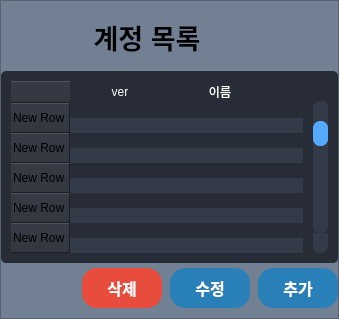
        <widget class="QFrame" name="main_item">
         <property name="styleSheet">
          <string notr="true">background-color: rgb(40, 44, 52);</string>
         </property>
         <property name="frameShape">
          <enum>QFrame::NoFrame</enum>
         </property>
         <property name="frameShadow">
          <enum>QFrame::Raised</enum>
         </property>
         <layout class="QVBoxLayout" name="verticalLayout_5">
          <property name="spacing">
           <number>0</number>
          </property>
          <property name="leftMargin">
           <number>0</number>
          </property>
          <property name="topMargin">
           <number>0</number>
          </property>
          <property name="rightMargin">
           <number>0</number>
          </property>
          <property name="bottomMargin">
           <number>0</number>
          </property>
          <item>
           <widget class="QStackedWidget" name="stackedWidget">
            <property name="styleSheet">
             <string notr="true"/>
            </property>
            <property name="currentIndex">
             <number>1</number>
            </property>
            <widget class="QWidget" name="home_page">
             <property name="styleSheet">
              <string notr="true"/>
             </property>
             <layout class="QVBoxLayout" name="verticalLayout_6">
              <property name="spacing">
               <number>0</number>
              </property>
              <property name="leftMargin">
               <number>0</number>
              </property>
              <property name="topMargin">
               <number>0</number>
              </property>
              <property name="rightMargin">
               <number>0</number>
              </property>
              <property name="bottomMargin">
               <number>0</number>
              </property>
              <item alignment="Qt::AlignHCenter|Qt::AlignVCenter">
               <widget class="QLabel" name="label">
                <property name="font">
                 <font>
                  <pointsize>50</pointsize>
                  <weight>75</weight>
                  <bold>true</bold>
                 </font>
                </property>
                <property name="text">
                 <string>HOME</string>
                </property>
                <property name="alignment">
                 <set>Qt::AlignCenter</set>
                </property>
               </widget>
              </item>
             </layout>
            </widget>
            <widget class="QWidget" name="account_page">
             <property name="styleSheet">
              <string notr="true"/>
             </property>
             <layout class="QVBoxLayout" name="verticalLayout_4">
              <property name="spacing">
               <number>0</number>
              </property>
              <property name="leftMargin">
               <number>0</number>
              </property>
              <property name="topMargin">
               <number>0</number>
              </property>
              <property name="rightMargin">
               <number>0</number>
              </property>
              <property name="bottomMargin">
               <number>0</number>
              </property>
              <item>
               <widget class="QFrame" name="account_content">
                <property name="font">
                 <font>
                  <pointsize>12</pointsize>
                 </font>
                </property>
                <property name="styleSheet">
                 <string notr="true">background-color: #718093;</string>
                </property>
                <property name="frameShape">
                 <enum>QFrame::StyledPanel</enum>
                </property>
                <property name="frameShadow">
                 <enum>QFrame::Raised</enum>
                </property>
                <layout class="QHBoxLayout" name="horizontalLayout_8">
                 <property name="spacing">
                  <number>0</number>
                 </property>
                 <property name="leftMargin">
                  <number>0</number>
                 </property>
                 <property name="topMargin">
                  <number>0</number>
                 </property>
                 <property name="rightMargin">
                  <number>0</number>
                 </property>
                 <property name="bottomMargin">
                  <number>10</number>
                 </property>
                 <item>
                  <widget class="QFrame" name="acount_list">
                   <property name="sizePolicy">
                    <sizepolicy hsizetype="Preferred" vsizetype="Preferred">
                     <horstretch>0</horstretch>
                     <verstretch>0</verstretch>
                    </sizepolicy>
                   </property>
                   <property name="minimumSize">
                    <size>
                     <width>300</width>
                     <height>0</height>
                    </size>
                   </property>
                   <property name="maximumSize">
                    <size>
                     <width>700</width>
                     <height>16777215</height>
                    </size>
                   </property>
                   <property name="styleSheet">
                    <string notr="true">QFrame {
	border:none;
}</string>
                   </property>
                   <property name="frameShape">
                    <enum>QFrame::StyledPanel</enum>
                   </property>
                   <property name="frameShadow">
                    <enum>QFrame::Raised</enum>
                   </property>
                   <layout class="QVBoxLayout" name="verticalLayout_7">
                    <property name="spacing">
                     <number>0</number>
                    </property>
                    <property name="leftMargin">
                     <number>0</number>
                    </property>
                    <property name="topMargin">
                     <number>0</number>
                    </property>
                    <property name="rightMargin">
                     <number>0</number>
                    </property>
                    <property name="bottomMargin">
                     <number>0</number>
                    </property>
                    <item>
                     <widget class="QFrame" name="account_title_div">
                      <property name="minimumSize">
                       <size>
                        <width>0</width>
                        <height>70</height>
                       </size>
                      </property>
                      <property name="frameShape">
                       <enum>QFrame::StyledPanel</enum>
                      </property>
                      <property name="frameShadow">
                       <enum>QFrame::Raised</enum>
                      </property>
                      <layout class="QVBoxLayout" name="verticalLayout_8">
                       <property name="spacing">
                        <number>0</number>
                       </property>
                       <property name="leftMargin">
                        <number>0</number>
                       </property>
                       <property name="topMargin">
                        <number>0</number>
                       </property>
                       <property name="rightMargin">
                        <number>0</number>
                       </property>
                       <property name="bottomMargin">
                        <number>9</number>
                       </property>
                       <item>
                        <widget class="QLabel" name="account_title">
                         <property name="font">
                          <font>
                           <pointsize>20</pointsize>
                           <weight>75</weight>
                           <italic>false</italic>
                           <bold>true</bold>
                           <underline>false</underline>
                           <strikeout>false</strikeout>
                          </font>
                         </property>
                         <property name="layoutDirection">
                          <enum>Qt::LeftToRight</enum>
                         </property>
                         <property name="styleSheet">
                          <string notr="true">padding-top: 10px;</string>
                         </property>
                         <property name="text">
                          <string>계정 목록      </string>
                         </property>
                         <property name="alignment">
                          <set>Qt::AlignCenter</set>
                         </property>
                        </widget>
                       </item>
                      </layout>
                     </widget>
                    </item>
                    <item>
                     <widget class="QFrame" name="account_table_div">
                      <property name="styleSheet">
                       <string notr="true">background-color: rgb(39, 44, 54);
border-radius: 7px;</string>
                      </property>
                      <property name="frameShape">
                       <enum>QFrame::StyledPanel</enum>
                      </property>
                      <property name="frameShadow">
                       <enum>QFrame::Raised</enum>
                      </property>
                      <layout class="QHBoxLayout" name="horizontalLayout_11">
                       <property name="spacing">
                        <number>0</number>
                       </property>
                       <property name="leftMargin">
                        <number>0</number>
                       </property>
                       <property name="topMargin">
                        <number>0</number>
                       </property>
                       <property name="rightMargin">
                        <number>0</number>
                       </property>
                       <property name="bottomMargin">
                        <number>0</number>
                       </property>
                       <item>
                        <widget class="QTableWidget" name="account_table">
                         <property name="sizePolicy">
                          <sizepolicy hsizetype="Expanding" vsizetype="Expanding">
                           <horstretch>0</horstretch>
                           <verstretch>0</verstretch>
                          </sizepolicy>
                         </property>
                         <property name="minimumSize">
                          <size>
                           <width>0</width>
                           <height>0</height>
                          </size>
                         </property>
                         <property name="font">
                          <font>
                           <pointsize>11</pointsize>
                           <weight>50</weight>
                           <bold>false</bold>
                           <underline>false</underline>
                          </font>
                         </property>
                         <property name="accessibleDescription">
                          <string/>
                         </property>
                         <property name="styleSheet">
                          <string notr="true">QTableWidget {	
	background-color: rgb(39, 44, 54);
	padding: 10px;
	border: none;
	color: rgb(255, 255, 255);
	border-radius: 5px;
}
QTableWidget::item{
	border-top: 15px solid rgb(39, 44, 54);
	background-color: rgb(52, 59, 72);
}
QTableWidget::item:selected{
	background-color: rgb(85, 170, 255);
}
QHeaderView::section:horizontal
{
	background-color: rgb(39, 44, 54);
	color: rgb(255, 255, 255);
	border: none;
}
QHeaderView::section:vertical
{
	max-width: 30px;
}
QScrollBar:vertical {
	border: none;
    background: rgb(52, 59, 72);
    width: 25px;
    margin: 20px 0 20px 10px;
	border-top-left-radius: 7px;
    border-top-right-radius: 7px;
 }
 QScrollBar::handle:vertical {	
	background: rgb(85, 170, 255);
    min-height: 25px;
	margin-top: 20px;
	border-radius: 7px;
 }
 QScrollBar::add-line:vertical {
    border: none;
    background: rgb(52, 59, 72);
	margin-top : 10px;
	margin-left: 10px;
    height: 20px;
	border-bottom-left-radius: 7px;
    border-bottom-right-radius: 7px;
    subcontrol-position: bottom;
    subcontrol-origin: margin;
 }
 QScrollBar::sub-line:vertical {
	border: none;
    background: rgb(52, 59, 72);
	margin-left: 10px;
	margin-top: 20px;
    height: 20px;
	border-top-left-radius: 7px;
    border-top-right-radius: 7px;
    subcontrol-position: top;
    subcontrol-origin: margin;
}
</string>
                         </property>
                         <property name="inputMethodHints">
                          <set>Qt::ImhNone</set>
                         </property>
                         <property name="frameShape">
                          <enum>QFrame::NoFrame</enum>
                         </property>
                         <property name="verticalScrollBarPolicy">
                          <enum>Qt::ScrollBarAsNeeded</enum>
                         </property>
                         <property name="horizontalScrollBarPolicy">
                          <enum>Qt::ScrollBarAlwaysOff</enum>
                         </property>
                         <property name="sizeAdjustPolicy">
                          <enum>QAbstractScrollArea::AdjustIgnored</enum>
                         </property>
                         <property name="autoScroll">
                          <bool>true</bool>
                         </property>
                         <property name="editTriggers">
                          <set>QAbstractItemView::NoEditTriggers</set>
                         </property>
                         <property name="dragDropOverwriteMode">
                          <bool>true</bool>
                         </property>
                         <property name="defaultDropAction">
                          <enum>Qt::IgnoreAction</enum>
                         </property>
                         <property name="alternatingRowColors">
                          <bool>false</bool>
                         </property>
                         <property name="selectionMode">
                          <enum>QAbstractItemView::SingleSelection</enum>
                         </property>
                         <property name="selectionBehavior">
                          <enum>QAbstractItemView::SelectRows</enum>
                         </property>
                         <property name="textElideMode">
                          <enum>Qt::ElideRight</enum>
                         </property>
                         <property name="verticalScrollMode">
                          <enum>QAbstractItemView::ScrollPerItem</enum>
                         </property>
                         <property name="showGrid">
                          <bool>false</bool>
                         </property>
                         <property name="gridStyle">
                          <enum>Qt::SolidLine</enum>
                         </property>
                         <property name="sortingEnabled">
                          <bool>false</bool>
                         </property>
                         <attribute name="horizontalHeaderVisible">
                          <bool>true</bool>
                         </attribute>
                         <attribute name="horizontalHeaderCascadingSectionResizes">
                          <bool>true</bool>
                         </attribute>
                         <attribute name="horizontalHeaderMinimumSectionSize">
                          <number>50</number>
                         </attribute>
                         <attribute name="horizontalHeaderHighlightSections">
                          <bool>false</bool>
                         </attribute>
                         <attribute name="horizontalHeaderShowSortIndicator" stdset="0">
                          <bool>false</bool>
                         </attribute>
                         <attribute name="horizontalHeaderStretchLastSection">
                          <bool>false</bool>
                         </attribute>
                         <attribute name="verticalHeaderVisible">
                          <bool>true</bool>
                         </attribute>
                         <attribute name="verticalHeaderCascadingSectionResizes">
                          <bool>false</bool>
                         </attribute>
                         <attribute name="verticalHeaderHighlightSections">
                          <bool>false</bool>
                         </attribute>
                         <attribute name="verticalHeaderStretchLastSection">
                          <bool>false</bool>
                         </attribute>
                         <row>
                          <property name="text">
                           <string>New Row</string>
                          </property>
                         </row>
                         <row>
                          <property name="text">
                           <string>New Row</string>
                          </property>
                         </row>
                         <row>
                          <property name="text">
                           <string>New Row</string>
                          </property>
                         </row>
                         <row>
                          <property name="text">
                           <string>New Row</string>
                          </property>
                         </row>
                         <row>
                          <property name="text">
                           <string>New Row</string>
                          </property>
                         </row>
                         <row>
                          <property name="text">
                           <string>New Row</string>
                          </property>
                         </row>
                         <row>
                          <property name="text">
                           <string>New Row</string>
                          </property>
                         </row>
                         <row>
                          <property name="text">
                           <string>New Row</string>
                          </property>
                         </row>
                         <row>
                          <property name="text">
                           <string>New Row</string>
                          </property>
                         </row>
                         <row>
                          <property name="text">
                           <string>New Row</string>
                          </property>
                         </row>
                         <row>
                          <property name="text">
                           <string>New Row</string>
                          </property>
                         </row>
                         <row>
                          <property name="text">
                           <string>New Row</string>
                          </property>
                         </row>
                         <row>
                          <property name="text">
                           <string>New Row</string>
                          </property>
                         </row>
                         <row>
                          <property name="text">
                           <string>New Row</string>
                          </property>
                         </row>
                         <row>
                          <property name="text">
                           <string>New Row</string>
                          </property>
                         </row>
                         <row>
                          <property name="text">
                           <string>New Row</string>
                          </property>
                         </row>
                         <row>
                          <property name="text">
                           <string>New Row</string>
                          </property>
                         </row>
                         <row>
                          <property name="text">
                           <string>New Row</string>
                          </property>
                         </row>
                         <row>
                          <property name="text">
                           <string>New Row</string>
                          </property>
                         </row>
                         <column>
                          <property name="text">
                           <string>ver</string>
                          </property>
                         </column>
                         <column>
                          <property name="text">
                           <string>이름</string>
                          </property>
                         </column>
                         <column>
                          <property name="text">
                           <string>아이디</string>
                          </property>
                         </column>
                         <column>
                          <property name="text">
                           <string>비밀번호</string>
                          </property>
                         </column>
                        </widget>
                       </item>
                      </layout>
                     </widget>
                    </item>
                    <item>
                     <widget class="QFrame" name="account_bottom">
                      <property name="minimumSize">
                       <size>
                        <width>0</width>
                        <height>45</height>
                       </size>
                      </property>
                      <property name="frameShape">
                       <enum>QFrame::StyledPanel</enum>
                      </property>
                      <property name="frameShadow">
                       <enum>QFrame::Raised</enum>
                      </property>
                      <layout class="QHBoxLayout" name="horizontalLayout_10">
                       <property name="spacing">
                        <number>8</number>
                       </property>
                       <property name="leftMargin">
                        <number>0</number>
                       </property>
                       <property name="topMargin">
                        <number>5</number>
                       </property>
                       <property name="rightMargin">
                        <number>0</number>
                       </property>
                       <property name="bottomMargin">
                        <number>0</number>
                       </property>
                       <item>
                        <spacer name="account_btn_push">
                         <property name="orientation">
                          <enum>Qt::Horizontal</enum>
                         </property>
                         <property name="sizeHint" stdset="0">
                          <size>
                           <width>40</width>
                           <height>20</height>
                          </size>
                         </property>
                        </spacer>
                       </item>
                       <item>
                        <widget class="QPushButton" name="account_delete_btn">
                         <property name="sizePolicy">
                          <sizepolicy hsizetype="Preferred" vsizetype="Preferred">
                           <horstretch>0</horstretch>
                           <verstretch>0</verstretch>
                          </sizepolicy>
                         </property>
                         <property name="minimumSize">
                          <size>
                           <width>80</width>
                           <height>0</height>
                          </size>
                         </property>
                         <property name="font">
                          <font>
                           <pointsize>12</pointsize>
                           <weight>75</weight>
                           <bold>true</bold>
                          </font>
                         </property>
                         <property name="styleSheet">
                          <string notr="true">QPushButton {
	border-radius: 15px;	
	background-color: #e74c3c;
	color: rgb(255, 255, 255);
}
QPushButton:hover {
	background-color: rgb(204, 0, 0);
}
QPushButton:pressed {	
	background-color: rgb(204, 0, 0);
}
</string>
                         </property>
                         <property name="text">
                          <string>삭제</string>
                         </property>
                        </widget>
                       </item>
                       <item>
                        <widget class="QPushButton" name="account_edit_btn">
                         <property name="sizePolicy">
                          <sizepolicy hsizetype="Preferred" vsizetype="Preferred">
                           <horstretch>0</horstretch>
                           <verstretch>0</verstretch>
                          </sizepolicy>
                         </property>
                         <property name="minimumSize">
                          <size>
                           <width>80</width>
                           <height>0</height>
                          </size>
                         </property>
                         <property name="font">
                          <font>
                           <pointsize>12</pointsize>
                           <weight>75</weight>
                           <bold>true</bold>
                          </font>
                         </property>
                         <property name="layoutDirection">
                          <enum>Qt::LeftToRight</enum>
                         </property>
                         <property name="styleSheet">
                          <string notr="true">QPushButton {
	border-radius: 15px;	
	background-color: #2980b9;
	color: rgb(255, 255, 255);
}
QPushButton:hover {
	background-color: rgb(52, 101, 164);
}
QPushButton:pressed {	
	background-color: rgb(52, 101, 164);
}</string>
                         </property>
                         <property name="text">
                          <string>수정</string>
                         </property>
                        </widget>
                       </item>
                       <item>
                        <widget class="QPushButton" name="account_create_btn">
                         <property name="sizePolicy">
                          <sizepolicy hsizetype="Preferred" vsizetype="Preferred">
                           <horstretch>0</horstretch>
                           <verstretch>0</verstretch>
                          </sizepolicy>
                         </property>
                         <property name="minimumSize">
                          <size>
                           <width>80</width>
                           <height>0</height>
                          </size>
                         </property>
                         <property name="font">
                          <font>
                           <pointsize>12</pointsize>
                           <weight>75</weight>
                           <bold>true</bold>
                          </font>
                         </property>
                         <property name="styleSheet">
                          <string notr="true">QPushButton {
	border-radius: 15px;	
	background-color: #2980b9;
	color: rgb(255, 255, 255);
}
QPushButton:hover {
	background-color: rgb(52, 101, 164);
}
QPushButton:pressed {	
	background-color: rgb(52, 101, 164);
}
</string>
                         </property>
                         <property name="text">
                          <string>추가</string>
                         </property>
                        </widget>
                       </item>
                      </layout>
                     </widget>
                    </item>
                   </layout>
                  </widget>
                 </item>
                </layout>
               </widget>
              </item>
             </layout>
            </widget>
            <widget class="QWidget" name="settings_page">
             <property name="styleSheet">
              <string notr="true">background-color: rgb(114, 159, 207);</string>
             </property>
             <layout class="QVBoxLayout" name="verticalLayout_3">
              <property name="spacing">
               <number>0</number>
              </property>
              <property name="leftMargin">
               <number>0</number>
              </property>
              <property name="topMargin">
               <number>0</number>
              </property>
              <property name="rightMargin">
               <number>0</number>
              </property>
              <property name="bottomMargin">
               <number>0</number>
              </property>
              <item alignment="Qt::AlignHCenter|Qt::AlignVCenter">
               <widget class="QLabel" name="label_3">
                <property name="font">
                 <font>
                  <pointsize>50</pointsize>
                  <weight>75</weight>
                  <bold>true</bold>
                 </font>
                </property>
                <property name="text">
                 <string>STEEINGS</string>
                </property>
                <property name="alignment">
                 <set>Qt::AlignCenter</set>
                </property>
               </widget>
              </item>
             </layout>
            </widget>
           </widget>
          </item>
         </layout>
        </widget>
